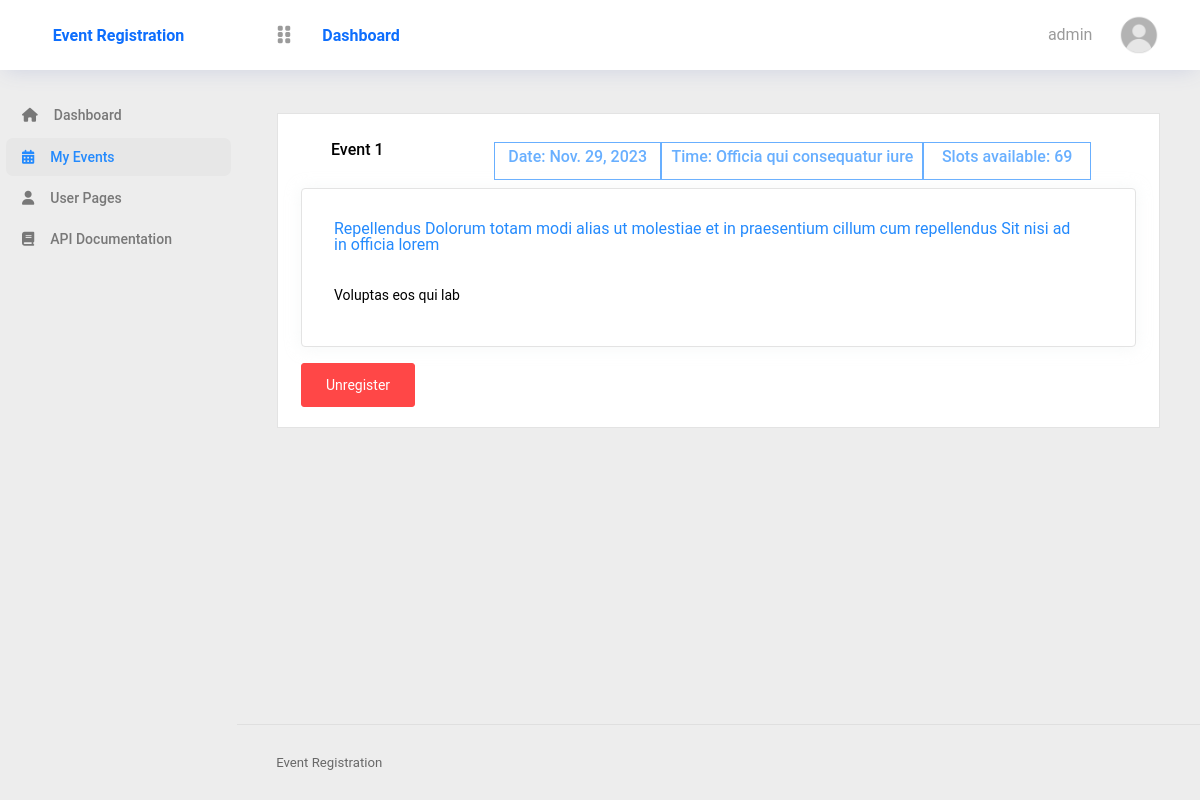
/my-events (signed in), run on an earlier commit of the app's database.
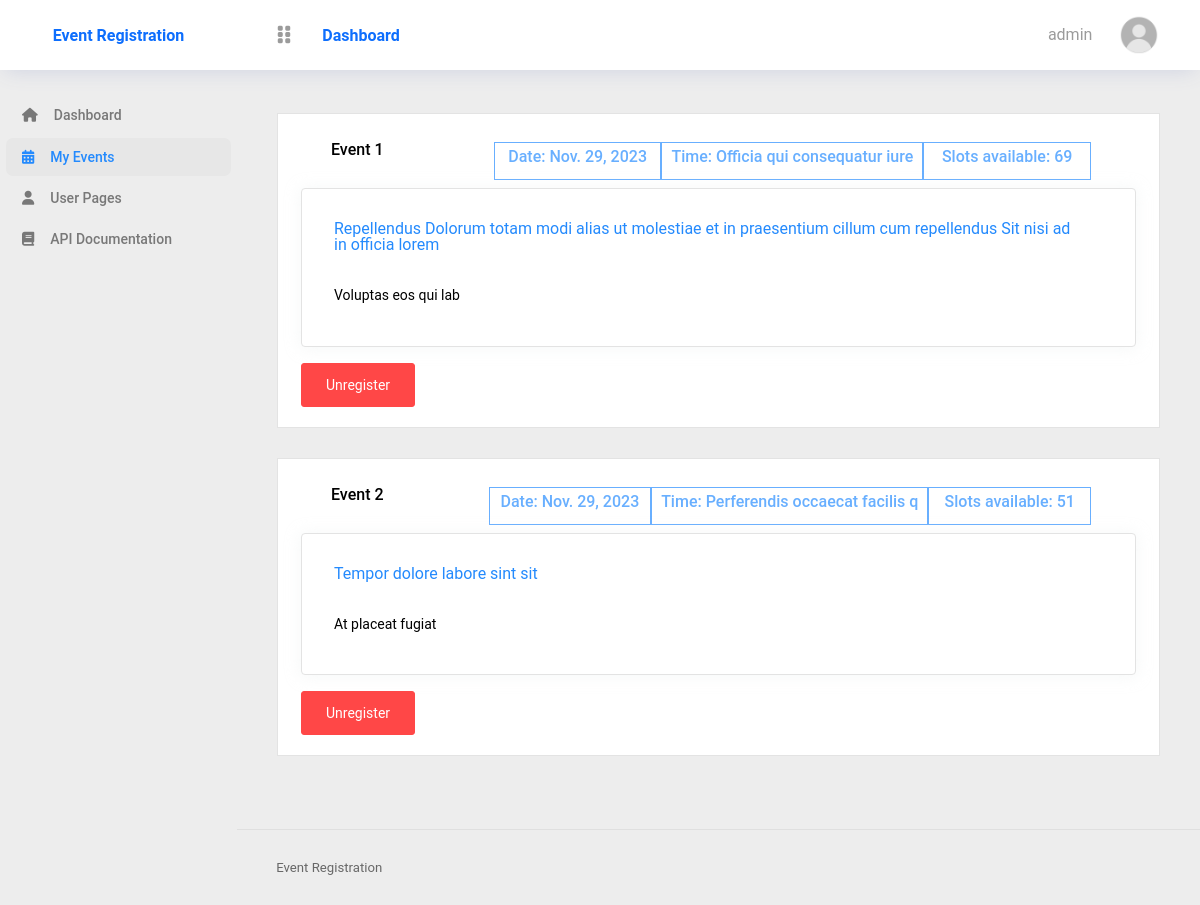
And on a later commit of the database.
### user_dashboard/models.py (models this page shows, shortened)
class UserEvent(models.Model):
    user = models.ForeignKey(User, on_delete=models.CASCADE)
    user_event = models.ForeignKey(Event, on_delete=models.CASCADE)
    status = models.BooleanField(default=True)

### events/models.py (models this page shows, shortened)
class Event(models.Model):
    title = models.CharField(max_length=200)
    description = models.TextField()
    date = models.DateField(auto_now=False, auto_now_add=False)
    time = models.CharField(max_length=30)
    location = models.CharField(max_length=200)
    slots = models.IntegerField()
    status = models.BooleanField(default=True)

### user_dashboard/views.py (the view)
# urls.py: path('my-events', views.my_events, name='my-events'),
@login_required
def my_events(request):
    my_events = UserEvent.objects.filter(user=request.user)
    return render(request, 'user_dashboard/my_events.html', {'my_events':my_events})

### templates/user_dashboard/my_events.html (shortened to what this page needs)
{% extends "layouts/master.html" %}
{% load static %}
{% block content %}
{% include "layouts/side_nav.html" %}
<div class="main-panel">
	<div class="content-wrapper">
		<div class="row">
			<div class="col-12 col-md-12">
				{% if my_events %}
				<div class="row">
					{% for my_event in my_events %}
					<div class="col-12 grid-margin">
						<div class="card">
							<div class="faq-block card-body">
								<div class="container-fluid py-2 row">
									<div class="col">
										<h5>Event&nbsp;{{ forloop.counter }}</h5>
									</div>
									<div class="col badge badge-info">
										<h5>Date:&nbsp;{{ my_event.user_event.date }}</h5>
									</div>
									<div class="col badge badge-info">
										<h5>Time:&nbsp;{{ my_event.user_event.time }}</h5>
									</div>
									<div class="col badge badge-info">
										<h5>Slots available:&nbsp;{{ my_event.user_event.slots }}</h5>
									</div>
								</div>
								<div id="accordion-1" class="accordion">
									<div class="card">
										<div class="card-header" id="headingOne">
											<h5 class="mb-0">
												<a data-bs-toggle="collapse" data-bs-target="#collapseOne"
													aria-expanded="true" aria-controls="collapseOne">
													{{ my_event.user_event.title }}
												</a>
											</h5>
										</div>
										<div id="collapseOne" class="collapse show" aria-labelledby="headingOne"
											data-bs-parent="#accordion-1">
											<div class="card-body">
												<p class="mb-0">
													{{ my_event.user_event.description }}
											</div>
										</div>
									</div>
									<div class="mt-3">
										<a href="{% url 'unregister-event' my_event.id %}"><button type="button" class="btn btn-danger btn-clipboard">Unregister</button></a>
									</div>
								</div>
							</div>
						</div>
					</div>
					{% endfor %}
				</div>
				{% else %}
				<h3>No events found</h3>
				{% endif %}
			</div>
		</div>
	</div>
	{% include "layouts/footer.html" %}
</div>
{% endblock content %}

What changed in the data, as far as the page shows it:
added UserEvent: user_event "Nov. 29, 2023", user_event.time "Perferendis occaecat facilis q", user_event.slots "51", user_event "Tempor dolore labore sint sit", user_event.description "At placeat fugiat"
